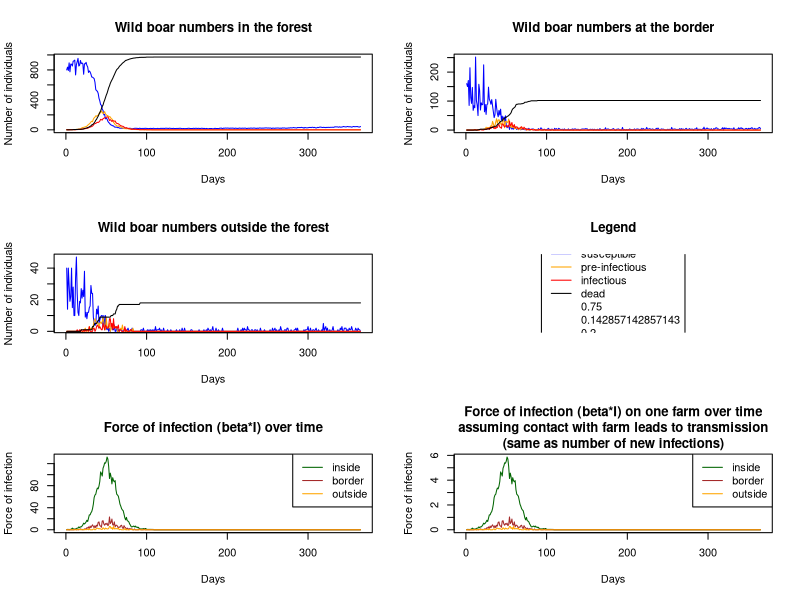

Recreate this plot in R.
# Version 2 - working version
# Frequency dependent transmission

library(tidyverse)

setwd("/Users/sonnybacigalupo/Documents/GitHub/asf-wild-boar")

# User define wd
if(Sys.info()["user"]=="adamkuchars" | Sys.info()["user"]=="akucharski" | Sys.info()["user"]=="adamkucharski") {
  setwd("~/Documents/GitHub/asf-wild-boar/")
}


# Set up model parameters ------------------------------------------------------------

#Set up numbers
n_population <- 3
max_time <- 365 # in days

# Setting up an array 

patchNames=c("forest","border","outside")
stateNames=c("S","E","I","D")
n.patch=length(patchNames)
n.state=length(stateNames)
c_trace_tab<- array(NA,dim=c(length(1:max_time),n.patch,n.state),dimnames=list(NULL,patchNames,stateNames))

# Setting up an array for force of infection and other outputs

outputNames=c("i_force","boar-pig_inf")
n.output=length(outputNames)
o_trace_tab<- array(NA,dim=c(length(1:max_time),n.patch,n.output),dimnames=list(NULL,patchNames,outputNames))

# Initial conditions
init_pop_s <- rep(0,n.patch)
init_pop_s[1] <- 800 # Number of susceptible in forest
init_pop_s[2] <- 160 # Number of susceptible at border
init_pop_s[3] <- 40  # Number of susceptible outside forest

init_pop_e <- rep(0,n.patch)
init_pop_e[1] <- 1  # Number of pre-infectious

init_pop_i <- rep(0,n.patch)
init_pop_i[1] <- 1  # Number of infectious

init_pop_d <- rep(0,n.patch)
init_pop_d[1] <- 0  # Number of dead

init_foi <- rep(0,n.patch)
o_trace_tab[1,,] <- init_foi

c_trace_tab[1,,"S"] <- init_pop_s # Set number of susceptible in forest
c_trace_tab[1,,"E"] <- init_pop_e # Set number of pre-infectious in forest
c_trace_tab[1,,"I"] <- init_pop_i # Set number of infectious in forest
c_trace_tab[1,,"D"] <- init_pop_d # Set number of infectious in forest

c_trace_tab[1,"forest","S"] # Check numbers
c_trace_tab[1,"forest","E"] 
c_trace_tab[1,"forest","I"] 
c_trace_tab[1,"forest","D"] 

# Transmission rate  (i.e. R0*gamma)

beta <-0.75        # density dependent would be contact rate*transmission rate

beta_wbp <- 1/30 # Contact rate between wild boar and farm (1 visit per 30 days per 1500 wild boar)
                     # assumes 100% transmission at the moment

zeta <- 1/7 # Pre-infectious to infectious (latent period) 7 days

infection_death <- 1/5 # 5 day lifespan

# Read in movement data (per week)
move_data <- read_csv("move_matrix.csv",col_names = T) %>% as.matrix.data.frame()

# Convert data to daily rate
move_data_daily_0 <- move_data

# Make sure matrix is daily probability of movement to each other location by location
# i.e. columns sum up to 1
move_data_daily_0 <- move_data_daily_0/colSums(move_data_daily_0)

# Set up birth, death parameters per day
birth_per_capita <- 0.45*5/365 # Assumes 90% of females (50% of population) have 5 piglets per year
cull_probability <- 0.5/365
death_probability <- (0.1/365 + cull_probability) # Assumes lifespan 10 years
carrying_capacity <- c(1e4,100,1e5) # How many boar sustainable in different areas
daily_sd_movement <- 0.4 # Daily measure of variation in movement



# Run model ---------------------------------------------------------------

# Loop over time, with population movements from matrix

for(tt in 2:max_time){ # iterate over days
  
  pop_time_tt <- c_trace_tab[tt-1,,] # Population at start of this day
  new_total <- pop_time_tt # set up matrix to store new values
  
  
  # Loop over infection compartments
  for(kk in 1:3){
    
    # Choose compartment to move
    if(kk==1){pick_p <- "S"}
    if(kk==2){pick_p <- "E"}
    if(kk==3){pick_p <- "I"}
    
    # Add randomness to probability of movement
    move_data_daily <- matrix(rlnorm(9,mean=log(move_data_daily_0),sd=daily_sd_movement),nrow=n.patch,byrow=F) # generate random daily values for movement
    move_data_daily <- t(t(move_data_daily)/colSums(move_data_daily)) # Make sure everything sums up to 1. eg sum(move_data_daily[1])

    # Calculate susceptible transitions
    pop_f_to_f <- rbinom(1,  pop_time_tt[1,pick_p],move_data_daily[1,1]) # How many stay in forest
    pop_f_to_b <- rbinom(1,  pop_time_tt[1,pick_p] -pop_f_to_f,move_data_daily[2,1]/(move_data_daily[2,1]+move_data_daily[3,1])) # Of those that leave forest, how many go to border
    pop_f_to_o <- as.integer(pop_time_tt[1,pick_p] - pop_f_to_f - pop_f_to_b) # The rest must go to outside
    
    pop_b_to_f <- rbinom(1,  pop_time_tt[2,pick_p],move_data_daily[1,2]) # How many go to in forest
    pop_b_to_b <- rbinom(1,  pop_time_tt[2,pick_p]-pop_b_to_f,move_data_daily[2,2]/(move_data_daily[2,2]+move_data_daily[3,2])) # Of rest, how many stay
    pop_b_to_o <- as.integer(pop_time_tt[2,pick_p] - pop_b_to_f - pop_b_to_b) # The rest must stay outside
    
    pop_o_to_f <- rbinom(1,  pop_time_tt[3,pick_p],move_data_daily[1,3]) # How many go to forest
    pop_o_to_b <- rbinom(1,  pop_time_tt[3,pick_p]-pop_o_to_f,move_data_daily[2,3]/(move_data_daily[2,3]+move_data_daily[3,3])) # Of rest, how many go to border
    pop_o_to_o <- as.integer(pop_time_tt[3,pick_p] - pop_o_to_f - pop_o_to_b) # The rest must go to outside
  
    # Tally up new populations after movement
    new_pop_f <- pop_f_to_f+pop_b_to_f+pop_o_to_f
    new_pop_b <- pop_f_to_b+pop_b_to_b+pop_o_to_b
    new_pop_o <- pop_f_to_o+pop_b_to_o+pop_o_to_o
    
    new_total[,pick_p] <- c(new_pop_f,new_pop_b,new_pop_o)
    
  }
  
  # Add disease transitions
  # removed /rowSums(new_total) from line 120
  
  S_to_E <- rpois(3,lambda=beta*new_total[,"S"]*new_total[,"I"]/rowSums(new_total) ) # generate random infections 
  E_to_I <- rpois(3, lambda = zeta*new_total[,"E"])
  I_to_death <- rpois(3,lambda=infection_death*new_total[,"I"] ) # death rate
  
  new_total[,"S"] <- pmax(new_total[,"S"] - S_to_E,0)  # (+ check S >=0)
  new_total[,"E"] <- pmax(new_total[,"E"] + S_to_E - E_to_I,0)
  new_total[,"I"] <- pmax(new_total[,"I"] + E_to_I - I_to_death,0)
  new_total[,"D"] <- new_total[,"D"] + I_to_death
  
  
  # Births and deaths into different compartments
  scaled_births_with_carrying_capacity <- birth_per_capita*pmax(0,(1-new_total[,"S"]/carrying_capacity) ) # Calculate birth rate, scaling to reduce as nearer carrying capacity
  new_births_S<- rpois(n_population,lambda = new_total[,"S"]*scaled_births_with_carrying_capacity) # Add Poisson births
  
  new_deaths_S <- rbinom(n_population,size=new_total[,"S"],prob=death_probability) # Add deaths
  new_deaths_E <- rbinom(n_population,size=new_total[,"E"],prob=death_probability) # Add deaths
  new_deaths_I <- rbinom(n_population,size=new_total[,"I"],prob=death_probability) # Add deaths

  # Store new populations
  c_trace_tab[tt,,"S"] <- new_total[,"S"] + new_births_S - new_deaths_S # Add births and subtract deaths from total
  c_trace_tab[tt,,"E"] <- new_total[,"E"]  - new_deaths_E # Subtract deaths from total
  c_trace_tab[tt,,"I"] <- new_total[,"I"]  - new_deaths_I # Subtract deaths from total
  c_trace_tab[tt,,"D"] <- new_total[,"D"]
  
  # Calculate force of infection
 
 # for(tt in 2:max_time){ # iterate over days
    outputs_tt <- o_trace_tab[tt-1,,] # Values at the start of the day
    new_outputs <- outputs_tt         # Matrix to store new values
  
    foi <- beta*new_total[,"I"]       # Force of infection between wild boar in each area
    wb_p <- beta_wbp*new_total[,"I"]  # Force of infection from wild boar on farm
    
    new_outputs[,"i_force"] <- foi
    new_outputs[,"boar-pig_inf"] <- wb_p
    
    o_trace_tab[tt,,"i_force"] <- new_outputs[,"i_force"]
    o_trace_tab[tt,,"boar-pig_inf"] <- new_outputs[,"boar-pig_inf"]
    
  }


# Plot outplots -----------------------------------------------------------



c_trace_tab[1:5,,"S"] # Check first few iterations

c_trace_tab[1:5,,"E"]

c_trace_tab[1:5,,"I"]

c_trace_tab[1:30,,"D"]

#c_trace_tab[1:30,,"FOI"]


# Plot outputs by n.patch
{
par(mfrow=c(3,2))

col_pick_states <- list("blue","orange","red","black")
col_pick_patch <- list("darkgreen","brown","orange")

{plot(c_trace_tab[,,],col="white", 
     main = "Wild boar numbers in the forest", xlab = "Days", ylab = "Number of individuals", 
     xlim=c(0,max_time),ylim=c(1,max(c_trace_tab[,"forest",])))


for(dd in 1:n.state){
  lines(c_trace_tab[,"forest",dd],col=col_pick_states[[dd]])
  }
}

{plot(c_trace_tab[,,],col="white", 
     main = "Wild boar numbers at the border", xlab = "Days", ylab = "Number of individuals", 
     xlim=c(0,max_time),ylim=c(1,max(c_trace_tab[,"border",])))
  
  for(dd in 1:n.state){
    lines(c_trace_tab[,"border",dd],col=col_pick_states[[dd]])
  }
}
  
  {plot(c_trace_tab[,,],col="white", 
        main = "Wild boar numbers outside the forest", xlab = "Days", ylab = "Number of individuals", 
        xlim=c(0,max_time),ylim=c(1,max(c_trace_tab[,"outside",])))
    
    for(dd in 1:n.state){
      lines(c_trace_tab[,"outside",dd],col=col_pick_states[[dd]])
    }
    
    {plot(c_trace_tab[,,],col="white",axes = FALSE, xlab = "", ylab = "",
          main = "Legend", 
          xlim=c(0,max_time),ylim=c(1,max(c_trace_tab[,"outside",])))
      
      legend("center",legend = c("susceptible","pre-infectious","infectious","dead", beta, zeta, infection_death), 
             col = c("blue","orange","red","black","white","white","white"), lty = 1, border = "black", cex=1)
    }
  }

  {plot(o_trace_tab[,,],col="white", 
       main = "Force of infection (beta*I) over time", xlab = "Days", ylab = "Force of infection", 
       xlim=c(0,max_time),
       ylim=c(0,max(o_trace_tab[,,"i_force"])))
       legend("topright", legend = c("inside","border","outside"), 
       col = c("darkgreen","brown","orange"), lty = 1, border = "black", cex=1)
  
  
  for(dd in 1:n.patch){
    lines(o_trace_tab[,dd,"i_force"],col=col_pick_patch[[dd]])
  }
  }
{plot(o_trace_tab[,,],col="white", 
      main = "Force of infection (beta*I) on one farm over time\nassuming contact with farm leads to transmission\n(same as number of new infections)", xlab = "Days", ylab = "Force of infection", 
      xlim=c(0,max_time),
      ylim=c(0,max(o_trace_tab[,,"boar-pig_inf"])))
  legend("topright", legend = c("inside","border","outside"), 
         col = c("darkgreen","brown","orange"), lty = 1, border = "black", cex=1)
  
  
  for(dd in 1:n.patch){
    lines(o_trace_tab[,dd,"boar-pig_inf"],col=col_pick_patch[[dd]])
  }
}
}


